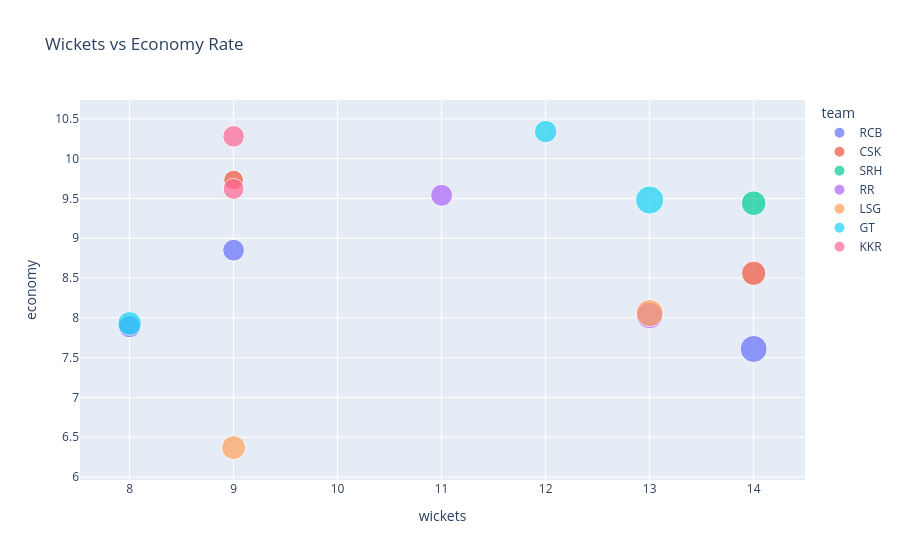

Here is the notebook cell this chart was saved with:
### Markdown cell above
## EDA Analysis

### Code cell
import plotly.express as px
fig = px.scatter(df, x="wickets", y="economy", color="team", size="impact",
                 title="Wickets vs Economy Rate")
fig.show()

### Figure 1 — Plotly figure (JSON) as saved in the notebook; plotly's stock layout.template omitted (floating-point values rounded to 4 significant figures)
{"data": [{"hovertemplate": "team=RCB<br>wickets=%{x}<br>economy=%{y}<br>impact=%{marker.size}<extra></extra>", "legendgroup": "RCB", "marker": {"color": "#636efa", "size": [351.0, 227.9, 237.9], "sizemode": "area", "sizeref": 0.9628, "symbol": "circle"}, "mode": "markers", "name": "RCB", "orientation": "v", "showlegend": true, "type": "scatter", "x": [14, 9, 8], "xaxis": "x", "y": [7.61, 8.85, 7.89], "yaxis": "y"}, {"hovertemplate": "team=CSK<br>wickets=%{x}<br>economy=%{y}<br>impact=%{marker.size}<extra></extra>", "legendgroup": "CSK", "marker": {"color": "#EF553B", "size": [284.8, 188.2], "sizemode": "area", "sizeref": 0.9628, "symbol": "circle"}, "mode": "markers", "name": "CSK", "orientation": "v", "showlegend": true, "type": "scatter", "x": [14, 9], "xaxis": "x", "y": [8.56, 9.73], "yaxis": "y"}, {"hovertemplate": "team=SRH<br>wickets=%{x}<br>economy=%{y}<br>impact=%{marker.size}<extra></extra>", "legendgroup": "SRH", "marker": {"color": "#00cc96", "size": [293.1], "sizemode": "area", "sizeref": 0.9628, "symbol": "circle"}, "mode": "markers", "name": "SRH", "orientation": "v", "showlegend": true, "type": "scatter", "x": [14], "xaxis": "x", "y": [9.44], "yaxis": "y"}, {"hovertemplate": "team=RR<br>wickets=%{x}<br>economy=%{y}<br>impact=%{marker.size}<extra></extra>", "legendgroup": "RR", "marker": {"color": "#ab63fa", "size": [343.0, 232.9], "sizemode": "area", "sizeref": 0.9628, "symbol": "circle"}, "mode": "markers", "name": "RR", "orientation": "v", "showlegend": true, "type": "scatter", "x": [13, 11], "xaxis": "x", "y": [8.03, 9.54], "yaxis": "y"}, {"hovertemplate": "team=LSG<br>wickets=%{x}<br>economy=%{y}<br>impact=%{marker.size}<extra></extra>", "legendgroup": "LSG", "marker": {"color": "#FFA15A", "size": [355.8, 276.4], "sizemode": "area", "sizeref": 0.9628, "symbol": "circle"}, "mode": "markers", "name": "LSG", "orientation": "v", "showlegend": true, "type": "scatter", "x": [13, 9], "xaxis": "x", "y": [8.06, 6.37], "yaxis": "y"}, {"hovertemplate": "team=GT<br>wickets=%{x}<br>economy=%{y}<br>impact=%{marker.size}<extra></extra>", "legendgroup": "GT", "marker": {"color": "#19d3f3", "size": [385.1, 243.9, 273.3], "sizemode": "area", "sizeref": 0.9628, "symbol": "circle"}, "mode": "markers", "name": "GT", "orientation": "v", "showlegend": true, "type": "scatter", "x": [13, 12, 8], "xaxis": "x", "y": [9.48, 10.34, 7.93], "yaxis": "y"}, {"hovertemplate": "team=KKR<br>wickets=%{x}<br>economy=%{y}<br>impact=%{marker.size}<extra></extra>", "legendgroup": "KKR", "marker": {"color": "#FF6692", "size": [211.5, 225.2], "sizemode": "area", "sizeref": 0.9628, "symbol": "circle"}, "mode": "markers", "name": "KKR", "orientation": "v", "showlegend": true, "type": "scatter", "x": [9, 9], "xaxis": "x", "y": [9.62, 10.28], "yaxis": "y"}], "layout": {"legend": {"itemsizing": "constant", "title": {"text": "team"}, "tracegroupgap": 0}, "title": {"text": "Wickets vs Economy Rate"}, "xaxis": {"anchor": "y", "domain": [0, 1], "title": {"text": "wickets"}}, "yaxis": {"anchor": "x", "domain": [0, 1], "title": {"text": "economy"}}}}
